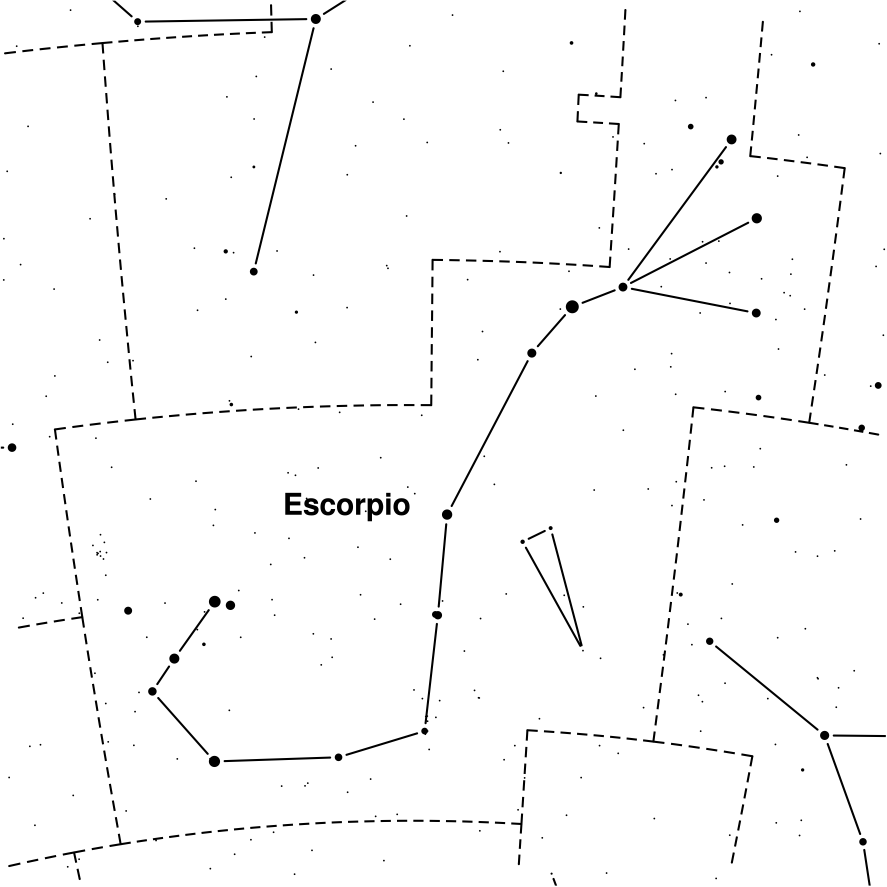
#> input picture zoom_plots/template/escorpio.png, 3545 x 3545 px (shown at 1/4 size)
$ python combine_png.py
#> lines starting #> are read from the running program, lines starting #| are printed output that depends on the picture
import matplotlib.pyplot as plt
import matplotlib.image as mpimg
from matplotlib.patches import ConnectionPatch, Rectangle

# Load the full graph and the zoomed-in crop images
img_full = mpimg.imread('escorpio.png')
#> img_full is the input picture: shape (3545, 3545, 4) float32; mean R, G, B, A 0.982, 0.982, 0.982, 1
img_zoom = mpimg.imread('orion.png')
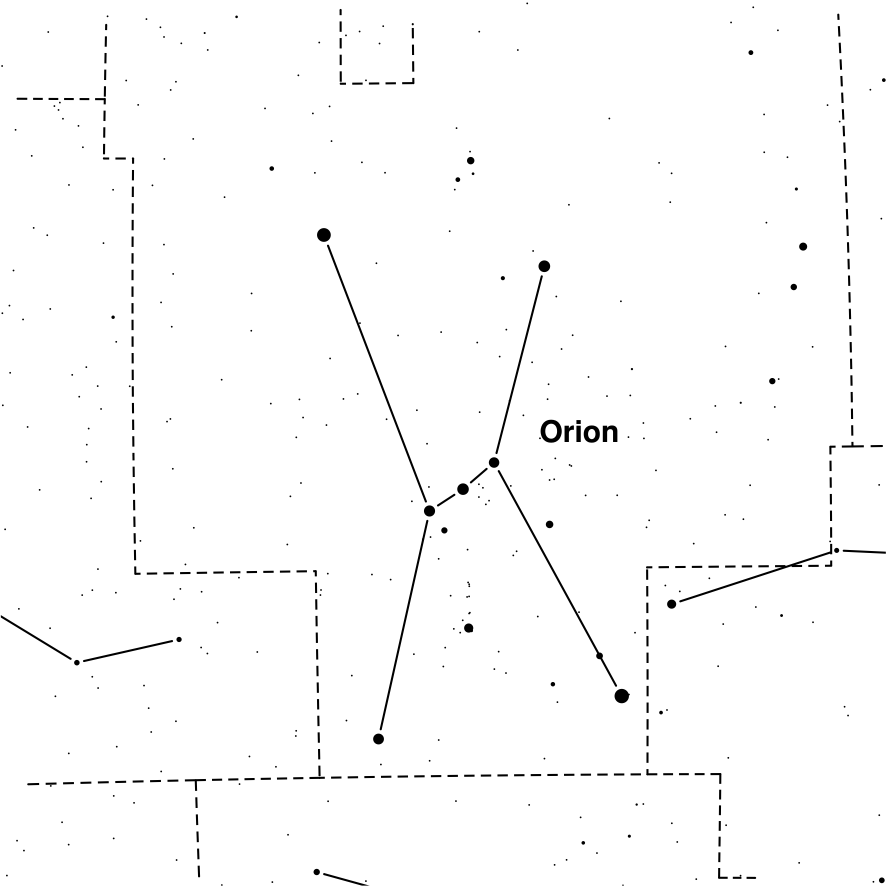
#> input picture zoom_plots/template/orion.png, 3545 x 3545 px (shown at 1/4 size)
#> img_zoom is the input picture: shape (3545, 3545, 4) float32; mean R, G, B, A 0.987, 0.987, 0.987, 1

# Create the main figure 15x15 cm (5.9in)
fig, ax = plt.subplots(figsize=(5.9, 5.9))

# Display the full graph and capture the extent coordinates
# This ensures we know the true pixel/coordinate boundaries for drawing the box
h, w, _ = img_full.shape
#> h = 3545; w = 3545
ax.imshow(img_full)
ax.axis('off')  # Hide axis ticks if they are already baked into the PNG

# --- Define where the zoom source is located on the full image ----
# Adjust these coordinates to match the exact location of the target area inside 'full_image.png'
# Coordinates format: (x_start, y_start, width, height)
zoom_box_x = 800
zoom_box_y = 1800
zoom_box_w = 1000
zoom_box_h = 1000

# Draw a dashed bounding box over the main image source area
rect = Rectangle((zoom_box_x, zoom_box_y), zoom_box_w, zoom_box_h,
                 linewidth=0.5, edgecolor='black', facecolor='none', linestyle='--')
ax.add_patch(rect)


# Create an inset axes [left, bottom, width, height] in relative figure fractions
ax_inset = fig.add_axes([0.6, 0.6, 0.35, 0.35])

# Display the zoomed-in portion inside the inset
ax_inset.imshow(img_zoom)

# Remove axis numbers/ticks from the inset
ax_inset.set_xticks([])
ax_inset.set_yticks([])
ax_inset.set_title('Zoomed Detail', fontsize=10)

# Add a distinctive border around the inset panel
for spine in ax_inset.spines.values():
    spine.set_color('black')
    spine.set_linewidth(1.5)


# ---- Create the zoom-in effect with dashed connector lines ----
# We connect the vertices of the source box (ax) to the corners of the inset box (ax_inset)
# Corner mapping coordinates: (0,0)=bottom-left, (1,0)=bottom-right, (0,1)=top-left, (1,1)=top-right

# Top-Left Connector
con1 = ConnectionPatch(xyA=(zoom_box_x, zoom_box_y), coordsA=ax.transData,
                       xyB=(0, 1), coordsB=ax_inset.transAxes,
                       linestyle="--", color="black", linewidth=0.5)
fig.add_artist(con1)

# Bottom-Right Connector
con2 = ConnectionPatch(xyA=(zoom_box_x + zoom_box_w, zoom_box_y + zoom_box_h), coordsA=ax.transData,
                       xyB=(1, 0), coordsB=ax_inset.transAxes,
                       linestyle="--", color="black", linewidth=0.5)
fig.add_artist(con2)

'''
# Optional: Add the other two corners if your geometry needs all 4 corners connected
# Top-Right Connector
con3 = ConnectionPatch(xyA=(zoom_box_x + zoom_box_w, zoom_box_y), coordsA=ax.transData,
                       xyB=(1, 1), coordsB=ax_inset.transAxes,
                       linestyle="--", color="black", linewidth=1)
fig.add_artist(con3)

# Bottom-Left Connector
con4 = ConnectionPatch(xyA=(zoom_box_x, zoom_box_y + zoom_box_h), coordsA=ax.transData,
                       xyB=(0, 0), coordsB=ax_inset.transAxes,
                       linestyle="--", color="black", linewidth=1)
fig.add_artist(con4)
'''

plt.savefig('combined_zoom_graph.png', bbox_inches='tight', dpi=600)
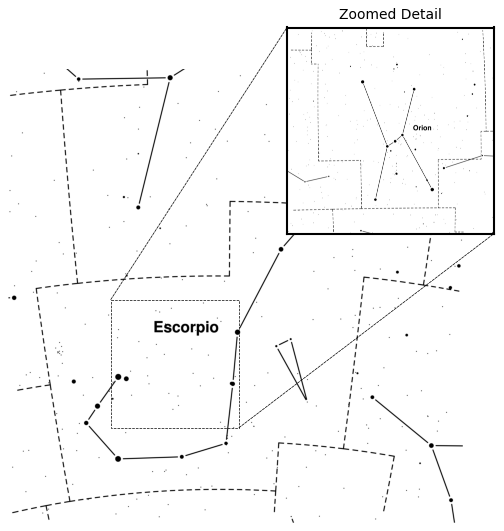
#> figure drawn by matplotlib, 2 panels
plt.show()
